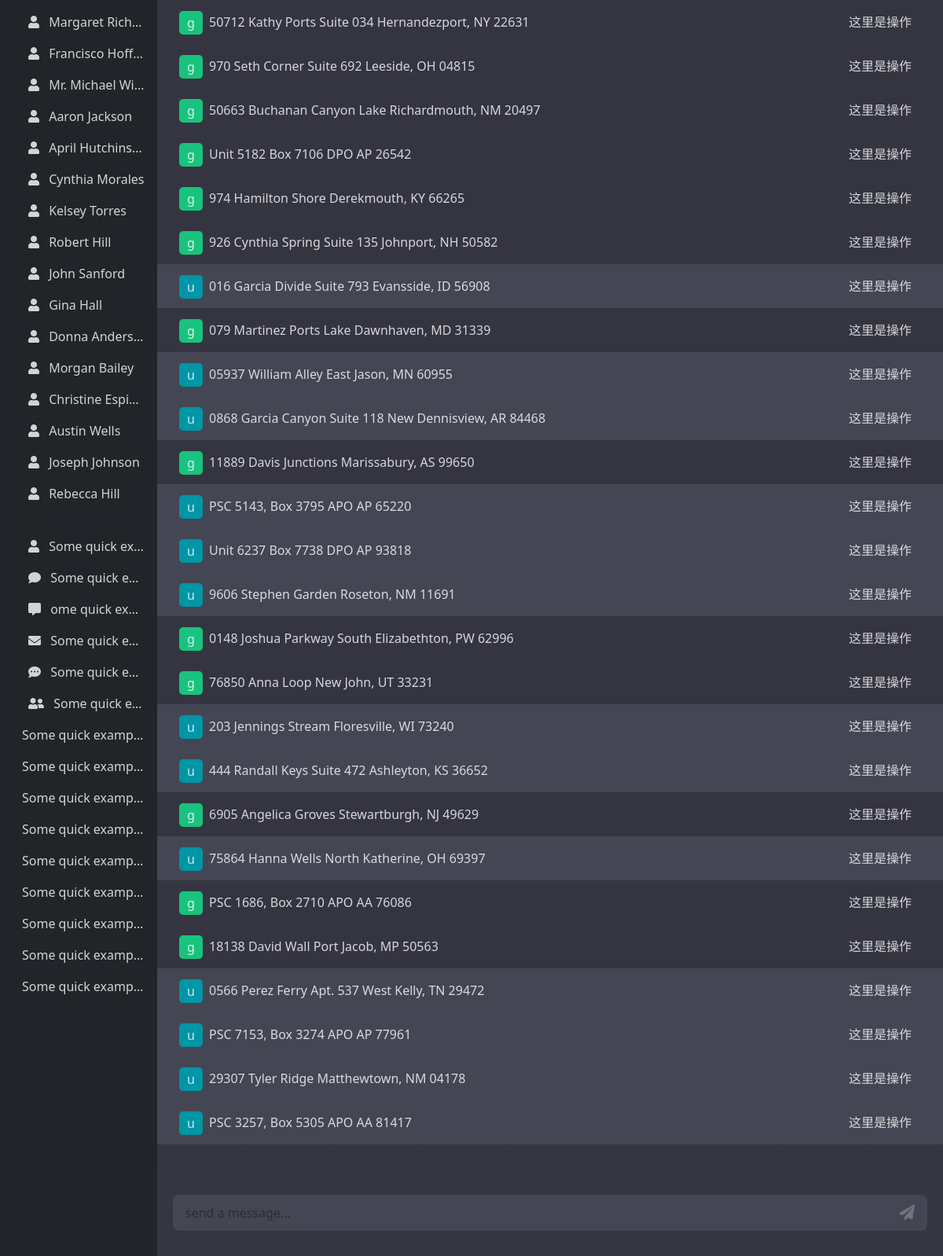
Before: / with the older database file.
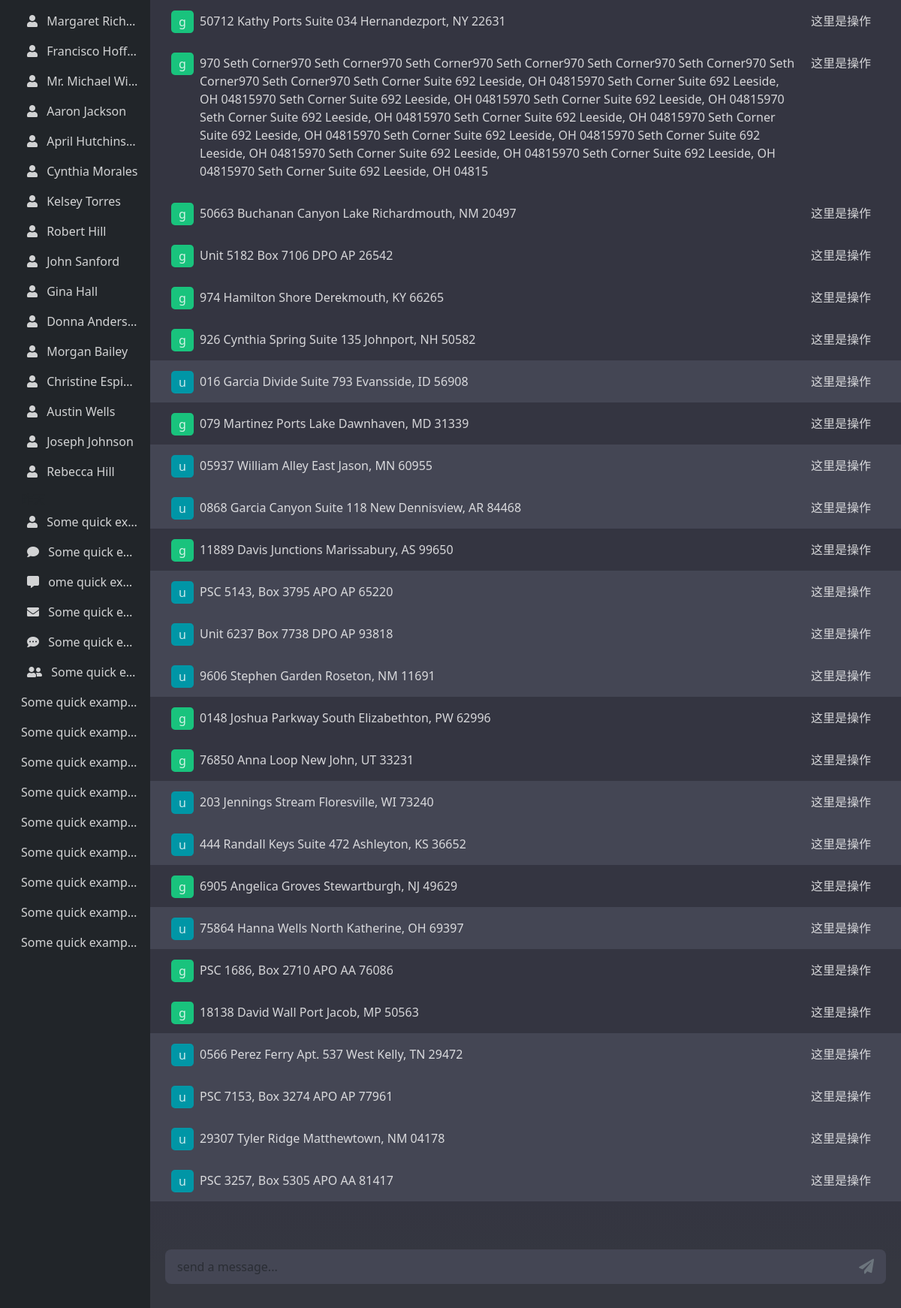
After: the same page with the newer database file.
### app/models/chats.py (models this page shows, shortened)
class Chats(db.Model):
    __tablename__ = "chats"
    id = db.Column(db.Integer, unique=True, primary_key=True)
    title = db.Column(db.String, nullable=False)
    parent = db.Column(db.String, nullable=False)
    children = db.Column(db.String, nullable=False)
    created_at = db.Column(db.DateTime, default=datetime.now)
    updated_at = db.Column(db.DateTime, default=datetime.now, onupdate=datetime.now)
    def to_json(self):
        item = self.__dict__
        if "_sa_instance_state" in item:
            del item["_sa_instance_state"]
        return item

### app/models/conversations.py (models this page shows, shortened)
class Conversations(db.Model):
    __tablename__ = "conversations"
    id = db.Column(db.Integer, unique=True, primary_key=True)
    cid = db.Column(db.String)
    role = db.Column(db.String, nullable=False)
    content = db.Column(db.String, nullable=False)
    name = db.Column(db.String, nullable=False)
    parent = db.Column(db.String, nullable=False)
    children = db.Column(db.String, nullable=False)
    created_at = db.Column(db.DateTime, default=datetime.now)
    updated_at = db.Column(db.DateTime, default=datetime.now, onupdate=datetime.now)
    chatid = db.Column(db.Integer, db.ForeignKey("chats.id"))
    chat = db.relationship("Chats", backref=db.backref("conversations", lazy=True))
    def to_json(self):
        item = self.__dict__
        if "_sa_instance_state" in item:
            del item["_sa_instance_state"]
        return item

### app/main/home.py (the view)
@bp.route("/")
def index():
    conversations = [c.to_json() for c in db.session.query(Conversations).all()]
    chats = [c.to_json() for c in db.session.query(Chats).all()]
    conversation = db.session.query(Conversations).first()
    print(conversation.chat.title, conversation.chat.id)
    chat = db.session.query(Chats).first()
    print(chat.to_json())
    return render_template("index.html", conversations=conversations, chats=chats)

### templates/index.html (shortened to what this page needs)
<!DOCTYPE html>
<head>
  {{ bootstrap.load_css() }}
  <link href="https://cdnjs.cloudflare.com/ajax/libs/font-awesome/5.15.3/css/all.min.css" rel="stylesheet">
</head>
<body>
  <div class="container-fluid">
    <div class="row content dark-800">
      <div class="col-xxl-2 col-xl-2 col-lg-3 col-md-3 col-sm-3 d-none d-sm-block text-bg-dark pe-0" style="height: 100vh; overflow: auto">
        <div class="card">
          <div class="card-body">
            {% for item in chats %}
            <p class="card-text overflow-hidden text-nowrap text-overflow fs-6"><i class="fas fa-user px-2"></i> {{item.title}}</p>
              {% endfor %}
            <h5 class="card-title fs-6 text-muted">昨天</h5>
            <p class="card-text overflow-hidden text-nowrap text-overflow fs-6"><i class="fas fa-user px-2"></i> Some quick example text to build on the card title and make up the bulk of the card's content.</p>
            <p class="card-text overflow-hidden text-nowrap text-overflow fs-6"><i class="fas fa-comment px-2"></i> Some quick example text to build on the card title and make up the bulk of the card's content.</p>
            <p class="card-text overflow-hidden text-nowrap text-overflow fs-6"><i class="fas fa-comment-alt px-2"></i> ome quick example text to build on the card title and make up the bulk of the card's content.</p>
            <p class="card-text overflow-hidden text-nowrap text-overflow fs-6"> <i class="fas fa-envelope px-2"></i> Some quick example text to build on the card title and make up the bulk of the card's content.</p>
            <p class="card-text overflow-hidden text-nowrap text-overflow fs-6"> <i class="fas fa-comment-dots px-2"></i> Some quick example text to build on the card title and make up the bulk of the card's content.</p>
            <p class="card-text overflow-hidden text-nowrap text-overflow fs-6"><i class="fas fa-user-friends px-2"></i> Some quick example text to build on the card title and make up the bulk of the card's content.</p> <p class="card-text overflow-hidden text-nowrap text-overflow">Some quick example text to build on the card title and make up the bulk of the card's content.</p>
            <p class="card-text overflow-hidden text-nowrap text-overflow">Some quick example text to build on the card title and make up the bulk of the card's content.</p>
            <p class="card-text overflow-hidden text-nowrap text-overflow">Some quick example text to build on the card title and make up the bulk of the card's content.</p> <p class="card-text overflow-hidden text-nowrap text-overflow">Some quick example text to build on the card title and make up the bulk of the card's content.</p>
            <p class="card-text overflow-hidden text-nowrap text-overflow">Some quick example text to build on the card title and make up the bulk of the card's content.</p>
            <p class="card-text overflow-hidden text-nowrap text-overflow">Some quick example text to build on the card title and make up the bulk of the card's content.</p> <p class="card-text overflow-hidden text-nowrap text-overflow">Some quick example text to build on the card title and make up the bulk of the card's content.</p>
            <p class="card-text overflow-hidden text-nowrap text-overflow">Some quick example text to build on the card title and make up the bulk of the card's content.</p>
            <p class="card-text overflow-hidden text-nowrap text-overflow">Some quick example text to build on the card title and make up the bulk of the card's content.</p>
          </div>
        </div>
      </div>
      <div class="col-xxl-10 col-xl-10 col-md-9 col-sm-9 col-12" style="padding-left: 0; padding-right: 0; height: 100vh; overflow: auto">
        <ul class="list-group list-group-flush">
          {% for item in conversations %}
            {% if item.role == "user" %}
                <li class="list-group-item list-group-item-secondary dark-1000">
                  <div class="container container-sm drow" style="color: rgba(255,255,255,.8)">
                    <div>
                      <div class="avator">u</div>
                    </div>
                    <div class="p-2  flexible-column">
                      <div>{{item.content}}</div>
                    </div>
                    <div class="p-2 d-none d-sm-block fixed-columnr" style="width: 100px" >
                      <div>这里是操作</div>
                    </div>
                  </div>
                </li>
            {% else %}
                <li class="list-group-item list-group-item-success dark-800">
                  <div class="container container-sm drow" style="color: rgba(255,255,255,.8)">
                    <div><div class="avator" style="background-color: rgb(25, 195, 125);">g</div></div>
                    <div class="p-2  flexible-column" >
                      {{item.content}}
                    </div>
                    <div>
                      <div class="p-2 d-none d-sm-block" style="width: 100px">这里是操作</div>
                    </div>
                  </div>
                </li>
            {% endif%}
          {% endfor %}
        </ul>
        <nav class="navbar sticky-bottom dark-800 shadowas">
          <div class="d-flex flex-row container" style="color: rgba(255,255,255,.8)">
            <div class="p-2 flex-fill" >
              <div class="input-group input-group-lg mb-3 mt-5 sendmsg">
                <input type="text" class="form-control dark-1000 border-0 focus-visible" placeholder="send a message..." aria-label="send a message..." aria-describedby="button-addon2">
                <button class="btn btn-outline-secondary border-0" type="button" id="button-addon2">
                  <i class="fas fa-paper-plane"></i>
                </button>
              </div>
            </div>
          </div>
        </nav>
      </div>
    </div>
  </div>
</body>

### templates/index.html (style rules this page uses)
.sendmsg .form-control { font-size: 1rem; }
.sendmsg .btn { background-color: rgba(68,70,84, 1); }
.content { position: relative; top: 56px }
.text-overflow { text-overflow: ellipsis; }
.dark-800 { --tw-bg-opacity: 1; background-color: rgba(52,53,65); }
.dark-1000 { --tw-bg-opacity: 1; background-color: rgba(68,70,84); }
.card { background: transparent; color: rgba(255,255,255,.8); border: none; }
.avator { background-color: rgb(0, 150, 166); width: 30px; height: 30px; border-radius: 5px; line-height: 30px; text-align: center; margin-top: 6px; }
.list-group-item { border: none; }
.shadowas { background-image: linear-gradient(180deg,rgba(53,55,64,0),#353740 58.85%); }
@media (min-width: 576px) { .content { top: 0 } }
.drow { display: grid; grid-template-columns: 30px auto 100px; }

Changed rows visible on the page:
changed Conversations: content "970 Seth Corner Suite 692 Leeside, OH 04815" → "970 Seth Corner970 Seth Corner970 Seth Corner970 Seth Corner970 Seth Corner970 Seth Corner970 Seth Corner970 Seth Corner970 Seth Corner Suite 692 Leeside, OH 04815970 Seth Corner Suite 692 Leeside, OH 04815970 Seth Corner Suite 692 Leeside, OH 04815970 Seth Corner Suite 692 Leeside, OH 04815970 Seth Corner Suite 692 Leeside, OH 04815970 Seth Corner Suite 692 Leeside, OH 04815970 Seth Corner Suite 692 Leeside, OH 04815970 Seth Corner Suite 692 Leeside, OH 04815970 Seth Corner Suite 692 Leeside, OH 04815970 Seth Corner Suite 692 Leeside, OH 04815970 Seth Corner Suite 692 Leeside, OH 04815970 Seth Corner Suite 692 Leeside,…"
